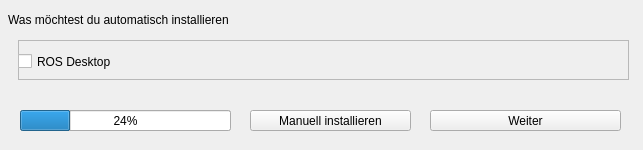
<?xml version="1.0" encoding="UTF-8"?>
<ui version="4.0">
 <class>MainWindow</class>
 <widget class="QMainWindow" name="MainWindow">
  <property name="geometry">
   <rect>
    <x>0</x>
    <y>0</y>
    <width>643</width>
    <height>150</height>
   </rect>
  </property>
  <property name="windowTitle">
   <string>Installationshilfe</string>
  </property>
  <widget class="QWidget" name="centralWidget">
   <widget class="QPushButton" name="pushButtonWeiter">
    <property name="geometry">
     <rect>
      <x>430</x>
      <y>110</y>
      <width>191</width>
      <height>21</height>
     </rect>
    </property>
    <property name="text">
     <string>Weiter</string>
    </property>
   </widget>
   <widget class="QPushButton" name="pushButtonAuto">
    <property name="geometry">
     <rect>
      <x>20</x>
      <y>110</y>
      <width>211</width>
      <height>21</height>
     </rect>
    </property>
    <property name="text">
     <string>Automatisch installieren</string>
    </property>
   </widget>
   <widget class="QPushButton" name="pushButtonManuel">
    <property name="geometry">
     <rect>
      <x>250</x>
      <y>110</y>
      <width>161</width>
      <height>21</height>
     </rect>
    </property>
    <property name="text">
     <string>Manuell installieren</string>
    </property>
   </widget>
   <widget class="QLabel" name="label">
    <property name="geometry">
     <rect>
      <x>8</x>
      <y>10</y>
      <width>631</width>
      <height>20</height>
     </rect>
    </property>
    <property name="maximumSize">
     <size>
      <width>16777215</width>
      <height>20</height>
     </size>
    </property>
    <property name="text">
     <string>Was möchtest du automatisch installieren</string>
    </property>
   </widget>
   <widget class="QFrame" name="frame_2">
    <property name="geometry">
     <rect>
      <x>18</x>
      <y>40</y>
      <width>611</width>
      <height>40</height>
     </rect>
    </property>
    <property name="maximumSize">
     <size>
      <width>16777215</width>
      <height>40</height>
     </size>
    </property>
    <property name="frameShape">
     <enum>QFrame::StyledPanel</enum>
    </property>
    <property name="frameShadow">
     <enum>QFrame::Raised</enum>
    </property>
    <widget class="QCheckBox" name="check_box_ros">
     <property name="geometry">
      <rect>
       <x>0</x>
       <y>10</y>
       <width>599</width>
       <height>23</height>
      </rect>
     </property>
     <property name="text">
      <string>ROS Desktop</string>
     </property>
    </widget>
   </widget>
   <widget class="QProgressBar" name="progress_bar">
    <property name="geometry">
     <rect>
      <x>20</x>
      <y>110</y>
      <width>211</width>
      <height>21</height>
     </rect>
    </property>
    <property name="value">
     <number>24</number>
    </property>
   </widget>
  </widget>
 </widget>
 <layoutdefault spacing="6" margin="11"/>
 <resources/>
 <connections/>
</ui>
